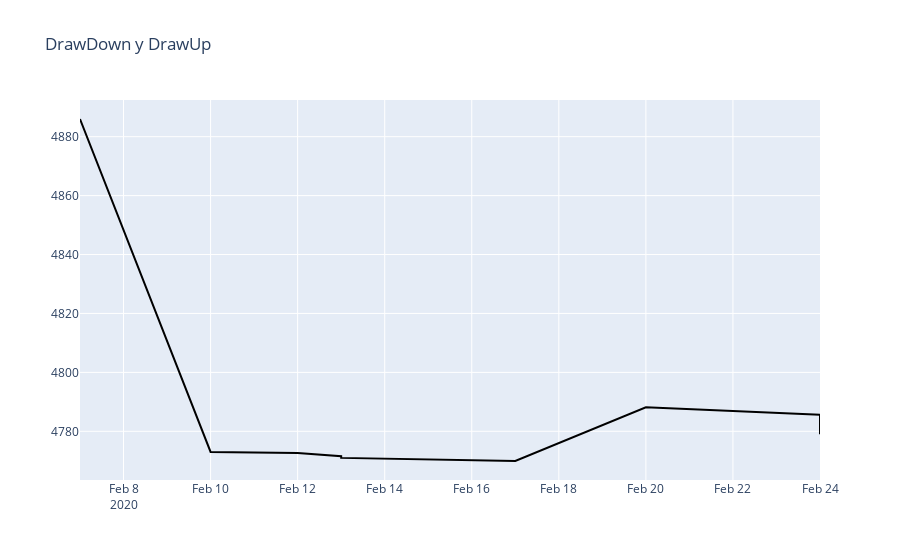

Notebook code cell kept with this figure:
### Code cell
#Gráfica 2: DrawDown y DrawUp
#crear grafica 
fig = go.Figure()
fig.add_trace(go.Scatter(
    x=data['operations'],
    y=data.capital_acm,
    mode="lines" ,
    line=dict(color=("black"))
    
))
# ponerle titulo
fig.update_layout(title_text="DrawDown y DrawUp")
#mostrar 
fig.show()

### Figure 1 — Plotly figure (JSON) as saved in the notebook; plotly's stock layout.template omitted (floating-point values rounded to 4 significant figures)
{"data": [{"line": {"color": "black"}, "mode": "lines", "type": "scatter", "x": ["2020-02-07", "2020-02-10", "2020-02-12", "2020-02-13", "2020-02-13", "2020-02-17", "2020-02-20", "2020-02-24", "2020-02-24", "2020-02-24", "2020-02-24"], "y": [4886, 4773, 4773.0, 4772.0, 4771.0, 4770.0, 4788.0, 4786.0, 4782.0, 4779.0, 4779]}], "layout": {"title": {"text": "DrawDown y DrawUp"}}}
